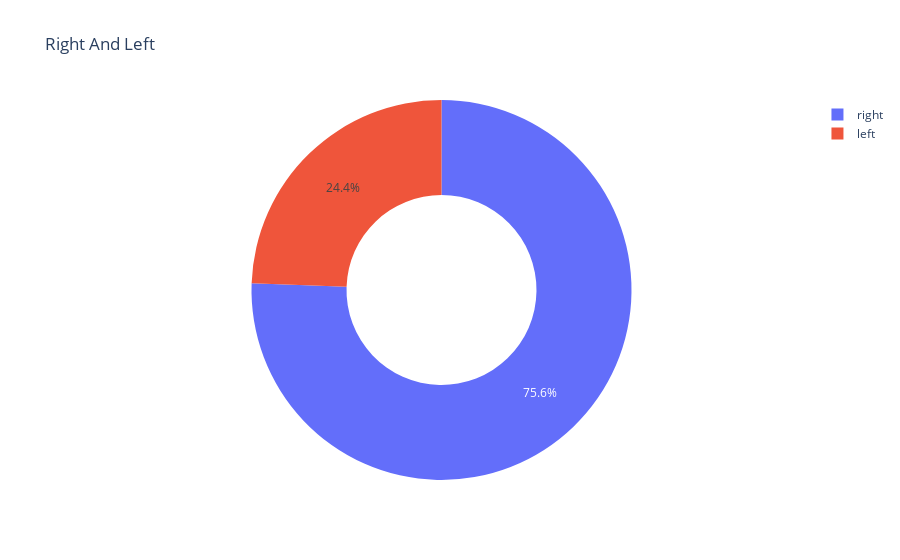

Notebook code for this chart:
### Code cell
FIG = px.pie(
    D_preferred_foot,
    values = 'count',
    names = 'preferred_foot',
    title = 'Right And Left',
    hole = 0.5
)
FIG.show()

### Figure 1 — Plotly figure (JSON) as saved in the notebook; plotly's stock layout.template omitted (floating-point values rounded to 4 significant figures)
{"data": [{"domain": {"x": [0, 1], "y": [0, 1]}, "hole": 0.5, "hovertemplate": "preferred_foot=%{label}<br>count=%{value}<extra></extra>", "labels": ["right", "left"], "legendgroup": "", "name": "", "showlegend": true, "type": "pie", "values": [133102, 43059]}], "layout": {"legend": {"tracegroupgap": 0}, "title": {"text": "Right And Left"}}}
